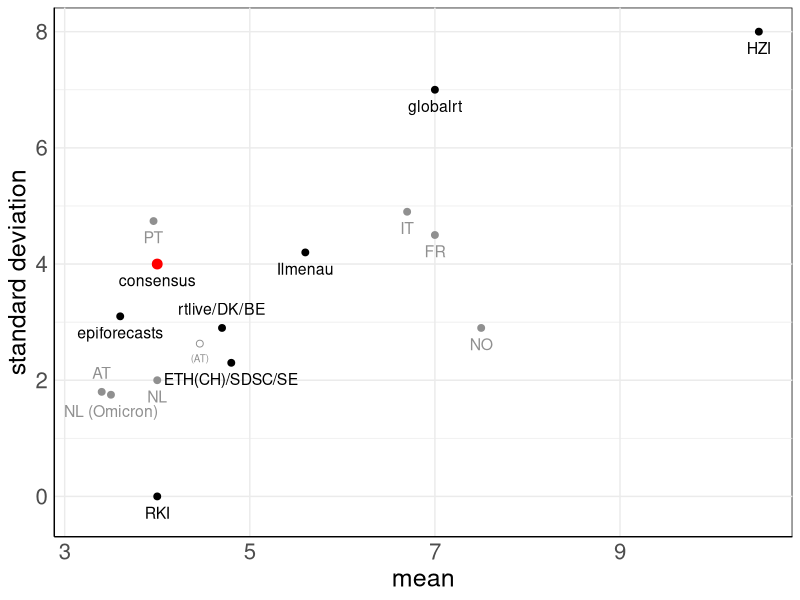
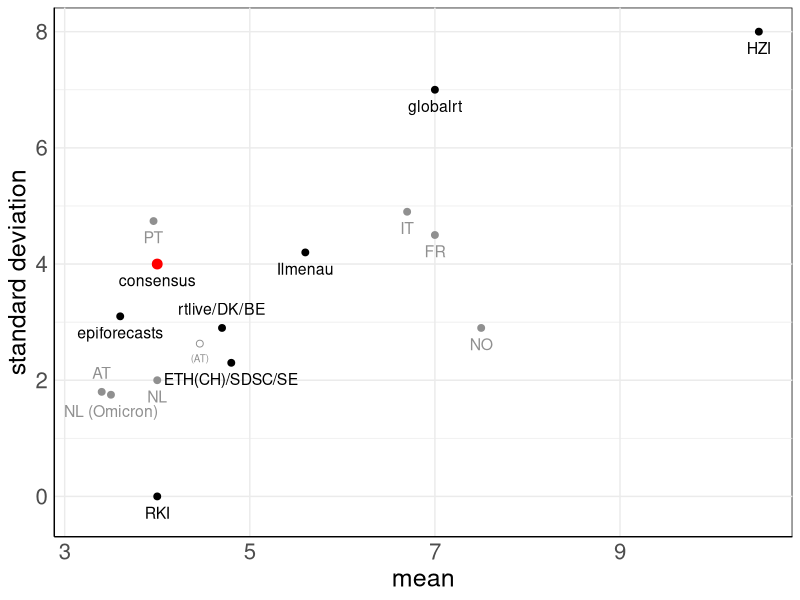

Here is the R script that generated these plots, in order:
library(ggplot2)
library(dplyr)

setwd("../..")
getwd()

# parameter combinations used in papers
methods <- c("ETH(CH)", "RKI",      "Ilmenau", "SDSC",  "AT",    "epiforecasts", "rtlive",  "globalrt",    "HZI", "FR",    "IT",    "NO", "DK", "SE", "PT",  "BE", "NL",    "NL (Omicron)", "consensus")
gt_dist <- c("gamma",   "constant", "ad hoc",  "gamma", "gamma", "gamma",        "lognorm", "exponential", "?",   "gamma", "gamma", "?",  "?",  "?",  "?",   "?",  "gamma", "gamma",        "gamma")
mean_gt <- c(4.8,        4,          5.6,       4.8,     3.4,     3.6,            4.7,       7,             10.5,  7,       6.7,     7.5,  4.7,  4.8,  3.96,  4.7,  4,       3.5,            4)
sd_gt <-   c(2.3,        0,          4.2,       2.3,     1.8,     3.1,            2.9,       7,             8,     4.5,     4.9,     2.9,  2.9,  2.3,  4.74,  2.9,  2,       1.75,           4)

gtds <- data.frame(gtd=gt_dist, gt_mean=mean_gt, gt_sd=sd_gt)
rownames(gtds) <- methods

gtd_scatter <- gtds %>%
  tibble::rownames_to_column(var = "group") %>%
  select(group, gt_mean, gt_sd) %>%
  group_by(gt_mean, gt_sd) %>% 
  mutate(groups = paste0(group, collapse = "/")) %>%
  select(!group) %>%
  distinct() %>%
  mutate(grey = (nchar(groups)==2)) %>%
  tibble::column_to_rownames(var = "groups")
gtd_scatter["NL (Omicron)", "grey"] <- T

ages_first <- c(4.46, 2.63)
names(ages_first) <- c("gt_mean", "gt_sd")
ages_data <- data.frame(gt_mean=ages_first["gt_mean"], gt_sd=ages_first["gt_sd"])

# plot assumed mean and sd of generation times
gtd_scatterplot <- ggplot(data = gtd_scatter, aes(x = gt_mean, y = gt_sd, color = grey)) +
  labs(x = "mean", y = "standard deviation") +
  theme_minimal() +
  theme(
    axis.text=element_text(size=16),
    axis.title=element_text(size=18),
    axis.line = element_line(),
    axis.line.y.right = element_line(),
    axis.line.x.top = element_line(),
    legend.position = "none",
    panel.grid.minor.x = element_line(colour = "transparent"),
    panel.background = element_rect(fill = "transparent")
  ) +
  geom_point(size = 2) +
  geom_text(label = rownames(gtd_scatter),
            position = position_nudge(y = ifelse(rownames(gtd_scatter) %in% c("AT", "rtlive/DK/BE"), +0.33, -0.28)),
            size = 4) + 
  scale_color_manual(values=c("#000000", "#909090")) +
  
  geom_point(data = data.frame(gt_mean=4, gt_sd=4), colour = "red", size = 3) + 
  
  geom_point(data = ages_data, colour = "#909090", shape=21, size = 2) +
  geom_text(mapping = aes(x=ages_data$gt_mean, y=ages_data$gt_sd),
            label="(AT)", color="#909090",
            nudge_y = -0.25, check_overlap = TRUE, size = 2.5) +
  geom_segment(aes(x=ages_first["gt_mean"], y=ages_first["gt_sd"],
                   xend=gtds["AT","gt_mean"], yend=gtds["AT","gt_sd"]),
               arrow=arrow(length=unit(2.5, "mm")), color="#909090", size=0.01, linetype=2) +
  
  coord_cartesian(xlim = c(3.25, 10.5))

print(gtd_scatterplot)

ggsave(gtd_scatterplot, filename = "Figures/gtd_scatterplot.pdf",  bg = "transparent",
       width = 8, height = 5)
